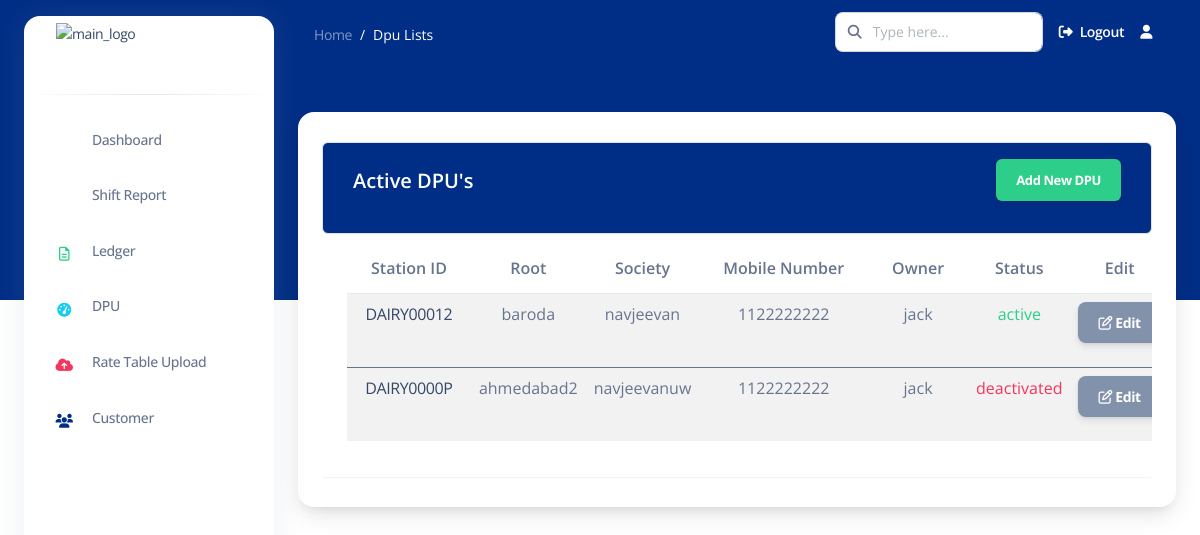
Page /active_dpu/ (signed in) on the committed database.
### apps/common/models.py (models this page shows, shortened)
class DPU(models.Model):
    user = models.ForeignKey(User, on_delete=models.CASCADE)
    location = models.CharField(max_length=255)
    st_id = models.CharField(max_length=50, unique=True, primary_key=True)  # Renamed from dpu_id to st_id
    society = models.CharField(max_length=255)
    mobile_number = models.CharField(max_length=15)
    owner = models.CharField(max_length=255)
    STATUS_CHOICES = [
        ('active', 'Active'),
        ('deactivated', 'Deactivated'),
    ]
    status = models.CharField(max_length=20, choices=STATUS_CHOICES, default='active')
    date = models.DateTimeField(auto_now_add=True)  # Automatically set on creation

### apps/common/views.py (the view)
# urls.py: path('active_dpu/', active_dpu, name='active_dpu'),
def active_dpu(request):
    active_dpu_list = DPU.objects.filter(user=request.user)
    return render(request, 'common/active_dpu.html', {'active_dpu_list': active_dpu_list})

### templates/common/active_dpu.html (shortened to what this page needs)
{% extends 'base2.html' %}
{% load static %}
{% load crispy_forms_tags %}
{% block content %}
<nav class="navbar navbar-main navbar-expand-lg px-0 mx-4 shadow-none border-radius-xl " id="navbarBlur"
    data-scroll="false">
    <div class="container-fluid py-1 px-3">
        <nav aria-label="breadcrumb">
            <ol class="breadcrumb bg-transparent mb-0 pb-0 pt-1 px-0 me-sm-6 me-5">
                <li class="breadcrumb-item text-sm"><a class="opacity-5 text-white" href="javascript:;">Home</a>
                </li>
                <li class="breadcrumb-item text-sm text-white active" aria-current="page">Dpu Lists</li>
            </ol>
        </nav>
        <div class="collapse navbar-collapse mt-sm-0 mt-2 me-md-0 me-sm-4" id="navbar">
            <div class="ms-md-auto pe-md-3 d-flex align-items-center">
                <div class="input-group">
                    <span class="input-group-text text-body"><i class="fas fa-search" aria-hidden="true"></i></span>
                    <input type="text" class="form-control" placeholder="Type here...">
                </div>
            </div>
            <ul class="navbar-nav  justify-content-end">
                <li class="nav-item d-flex align-items-center">
                    <a href="{% url 'logout' %}" class="nav-link text-white font-weight-bold px-0">
                        <i class="fa fa-sign-out me-sm-1"></i>
                        <span class="d-sm-inline d-none">Logout</span>
                    </a>
                </li>
                <li class="nav-item dropdown pe-2 px-3 d-flex align-items-center">
                    <a href="javascript:;" class="nav-link text-white p-0" id="dropdownMenuButton"
                        data-bs-toggle="dropdown" aria-expanded="false">
                        <i class="fa fa-user cursor-pointer"></i>
                    </a>
                </li>
            </ul>
        </div>
    </div>
</nav>
<div class="container-fluid mt-5">
    <div class="card o-hidden border-0 shadow-lg mt-5">
        <div class="container">
            <div class="table-wrapper table-responsive">
                <div class="table-title border rounded">
                    <div class="row">
                        <div class="col-sm-6">
                            <h5 class="text-white mt-2">Active DPU's</h5>
                        </div>
                        <div class="col-md-6">
                            <a href="{% url 'add_dpu' %}" class="btn btn-success rounded"> <span>Add New DPU</span></a>
                        </div>
                    </div>
                </div>
                <table class="table table-striped table-hover rounded table-responsive">
                    <thead>
                        <tr>
                            <th>Station ID</th>
                            <th>Root</th>
                            <th>Society</th>
                            <th>Mobile Number</th>
                            <th>Owner</th>
                            <th>Status</th>
                            <th>Edit</th>
                        </tr>
                    </thead>
                    {% for dpu in active_dpu_list %}
                    <tbody>
                        <tr class="align-items-center text-align-center rounded">
                            <td><a href="{% url 'dpudetails' dpuid=dpu.st_id %}">{{ dpu.st_id }}</a></td>
                            <td> {{ dpu.location }} </td>
                            <td>{{ dpu.society }}</td>
                            <td>{{ dpu.mobile_number }}</td>
                            <td>{{ dpu.owner }}</td>
                            <td class="{% if dpu.status == 'active' %}text-success{% else %}text-danger{% endif %}">
                                {{ dpu.status }}
                            </td>
                            <td> <a href="{% url 'edit_dpu' st_id=dpu.st_id %}" class="btn bg-secondary text-white">
                                    <i class="fa fa-edit"></i> Edit
                                </a></td>
                        </tr>
                    </tbody>
                    {% endfor %}
                </table>
            </div>
        </div>
    </div>
</div>
{% endblock content %}

### templates/common/active_dpu.html (style rules this page uses)
.table-wrapper { background: #fff; padding: 20px 25px; margin: 30px 0; border-radius: 3px; box-shadow: 0 1px 1px rgba(0, 0, 0, .05); }
.table-title { padding-bottom: 1px; background: #002d86; color: #fff !important; padding: 16px 30px; margin: -20px -25px 10px; border-radius: 3px 3px 0 0; }
.table-title .btn { color: #fff; float: right; font-size: 13px; border: none; min-width: 50px; border-radius: 2px; border: none; outline: none !important; margin-left: 10px; }
.table-title .btn span { float: left; margin-top: 2px; }
tr { text-align: center; }
td { padding: 1px; text-align: center; }

### rows in the picture
DPU: st_id "DAIRY00012", location "baroda", society "navjeevan", mobile_number "1122222222", owner "jack", status "active"
DPU: st_id "DAIRY0000P", location "ahmedabad2", society "navjeevanuw", mobile_number "1122222222", owner "jack", status "deactivated"
